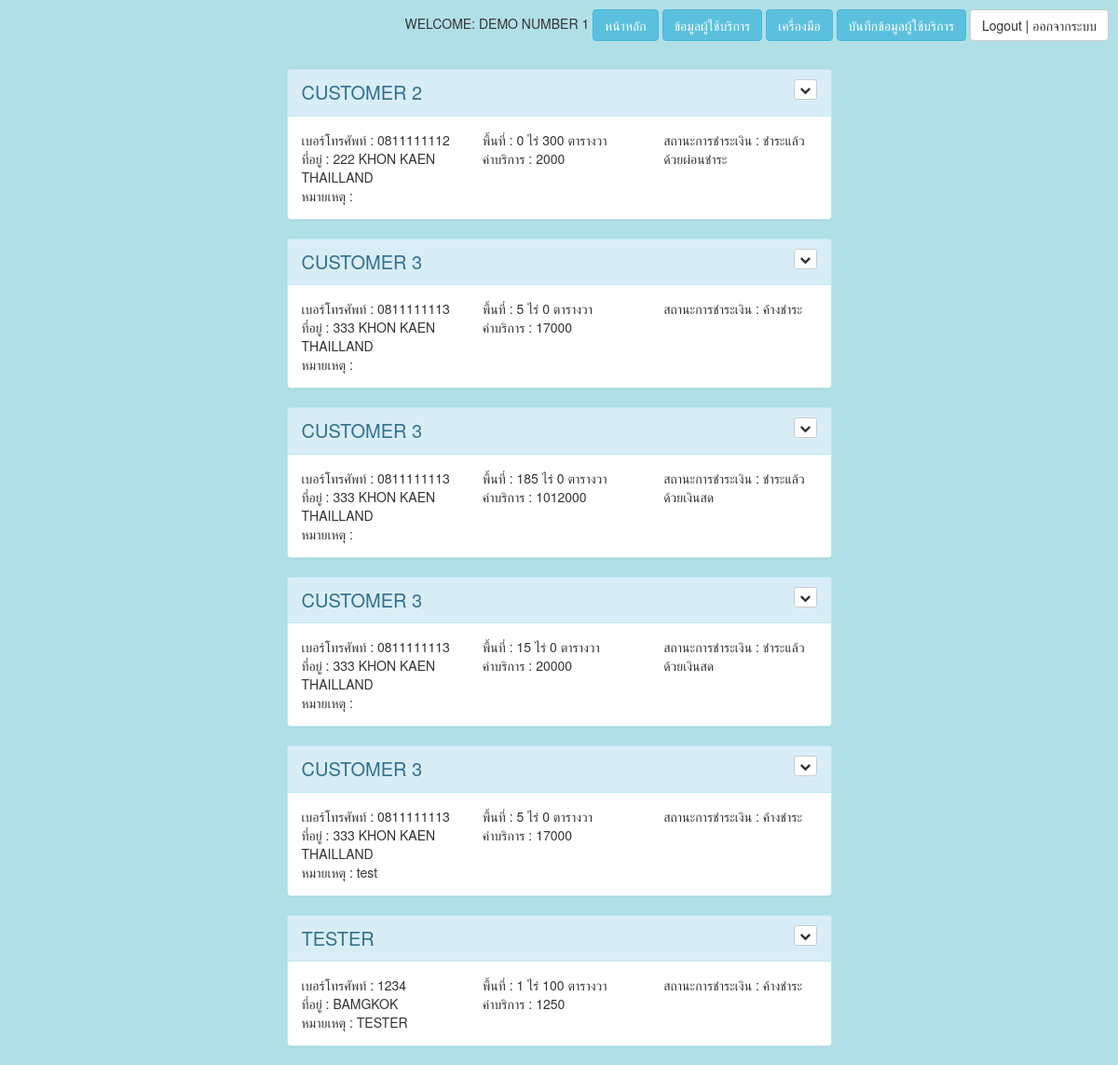
Page /page/customers.php (signed in) on the committed database.
### tables this page shows
CREATE TABLE `employs` (
  `employ_id` int(11) NOT NULL,
  `user_id` int(11) NOT NULL,
  `customer_id` int(11) NOT NULL,
  `area` int(11) NOT NULL,
  `price` int(11) NOT NULL,
  `pay_act` int(11) NOT NULL,
  `pay_type` int(11) NOT NULL,
  `detail` text NOT NULL
);

CREATE TABLE `customers` (
  `customer_id` int(11) NOT NULL,
  `customer_name` text NOT NULL,
  `customer_phone` varchar(10) DEFAULT NULL,
  `customer_address` text
);

### page/cal.php (called while the page is built, shortened)
<?php
function cal_area($area){
    return floor($area/400)." ไร่ ".($area%400)." ตารางวา";
}
function get_payment($type,$act){
    $return = "";
    switch($act){
        case "1" : $return.="ค้างชำระ ";return $return;
        case "2" : $return.="ชำระแล้ว ";break;
    }
    $return.="ด้วย";
    switch($type){
        case "1" : $return.="เงินสด ";break;
        case "2" : $return.="ผ่อนชำระ ";break;
    }
    return $return;
}
?>

### page/customers.php (the view, shortened to what this page needs)
<?php
$title = 'ข้อมูลผู้ใช้บริการ'; include("top.php"); require_once('cal.php')
?>
<?php
$sql = "SELECT * FROM `employs` LEFT JOIN `customers` ON `customers`.customer_id = `employs`.customer_id WHERE user_id = ".$_SESSION['user_id']." ORDER BY customer_name ASC";
$stmt = $mysql_db->query($sql);
$cust = $stmt->fetchAll();
?>
<div class="row" style="padding-top:20px" >
<div class="col-lg-6 col-centered " >
    <?php
    foreach($cust as $c){
        ?>
    <div class="panel panel-info">
        <div class="panel-heading">
            <span class="text">
                    <?= $c['customer_name']?>
                </span>
                <div class="btn-group pull-right">
                                <button type="button" class="btn btn-default btn-xs dropdown-toggle" data-toggle="dropdown" aria-expanded="true">
                                    <i class="fa fa-chevron-down"></i>
                                </button>
                            </div>
        </div>
        <div class="panel-body">
            <div class="row">
                <div class="col-lg-8">
                    <div class="row">
                        <div class="col-lg-6">
                            เบอร์โทรศัพท์ : <?= $c['customer_phone']?>
                        </div>
                        <div class="col-lg-6">
                            พื้นที่ : <?= cal_area($c['area'])?>
                        </div>
                        <div class="col-lg-6">
                            ที่อยู่ : <?= $c['customer_address']?>
                        </div>
                        <div class="col-lg-6">
                            ค่าบริการ : <?= $c['price']?>
                        </div>
                    </div>
                </div>
                <div class="col-lg-4">
                    สถานะการชำระเงิน : <?= get_payment($c['pay_type'],$c['pay_act'])?>
                </div>
            </div>
            <div class="row">
                <div class="col-lg-12">
                        หมายเหตุ : <?= $c['detail']?>
                    </div>
                </div>
        </div>
    </div>
    <?php
    }
    ?>
</div>
</div>
<?php include("bottom.php");?>

### page/top.php (shortened to what this page needs)
<!DOCTYPE html>
<html lang="en">
<head>
    <link href="../vendor/bootstrap/css/bootstrap.min.css" rel="stylesheet">
    <link href="../vendor/metisMenu/metisMenu.min.css" rel="stylesheet">
    <link href="../dist/css/sb-admin-2.css" rel="stylesheet">
    <link href="../vendor/font-awesome/css/font-awesome.min.css" rel="stylesheet" type="text/css">
</head>
<body>
    <div id="wrapper">
        <div class="row" style="padding:10px">
            <div class="col-lg-12" align="right">
                <?php
                    if(isset($_SESSION['name']))
                    {
                        echo "WELCOME: ".$_SESSION['name'];
                    }
                ?>
                <a class="btn btn-info" href="./index.php">หน้าหลัก</a>
                <a class="btn btn-info" href="./customers.php">ข้อมูลผู้ใช้บริการ</a>
                <a class="btn btn-info" href="./tools.php">เครื่องมือ</a>
                <a class="btn btn-info" href="./employ.php">บันทึกข้อมูลผู้ใช้บริการ</a>
                <?php
                    if($title == 'login'){
                        echo '<a class="btn btn-default" href="./register.php">Register | สมัครสมาชิก</a>';
                    }
                    else{
                        echo '<a class="btn btn-default" href="./logout.php">Logout | ออกจากระบบ</a>';
                    }
                ?>
            </div>
        </div>

### page/bottom.php (shortened to what this page needs)
</div>
</body>
</html>

### page/top.php (style rules this page uses)
body { background-color: powderblue; }

### page/customers.php (style rules this page uses)
.col-centered { float: none; margin: 0 auto; }
.text { font-size: 20px; }

### rows in the picture
employs: customer.customer_name "CUSTOMER 2", customer.customer_phone "0811111112", area "0 ไร่ 300 ตารางวา", customer.customer_address "222 KHON KAEN THAILLAND", price "2000", get_payment($c['pay_type'],$c['pay_act']) "ชำระแล้ว ด้วยผ่อนชำระ"
employs: customer.customer_name "CUSTOMER 3", customer.customer_phone "0811111113", area "5 ไร่ 0 ตารางวา", customer.customer_address "333 KHON KAEN THAILLAND", price "17000", get_payment($c['pay_type'],$c['pay_act']) "ค้างชำระ"
employs: customer.customer_name "CUSTOMER 3", customer.customer_phone "0811111113", area "185 ไร่ 0 ตารางวา", customer.customer_address "333 KHON KAEN THAILLAND", price "1012000", get_payment($c['pay_type'],$c['pay_act']) "ชำระแล้ว ด้วยเงินสด"
employs: customer.customer_name "CUSTOMER 3", customer.customer_phone "0811111113", area "15 ไร่ 0 ตารางวา", customer.customer_address "333 KHON KAEN THAILLAND", price "20000", get_payment($c['pay_type'],$c['pay_act']) "ชำระแล้ว ด้วยเงินสด"
employs: customer.customer_name "CUSTOMER 3", customer.customer_phone "0811111113", area "5 ไร่ 0 ตารางวา", customer.customer_address "333 KHON KAEN THAILLAND", price "17000", get_payment($c['pay_type'],$c['pay_act']) "ค้างชำระ", detail "test"
employs: customer.customer_name "TESTER", customer.customer_phone "1234", area "1 ไร่ 100 ตารางวา", customer.customer_address "BAMGKOK", price "1250", get_payment($c['pay_type'],$c['pay_act']) "ค้างชำระ", detail "TESTER"

### other values in the picture
$_SESSION['name'] "DEMO NUMBER 1"
